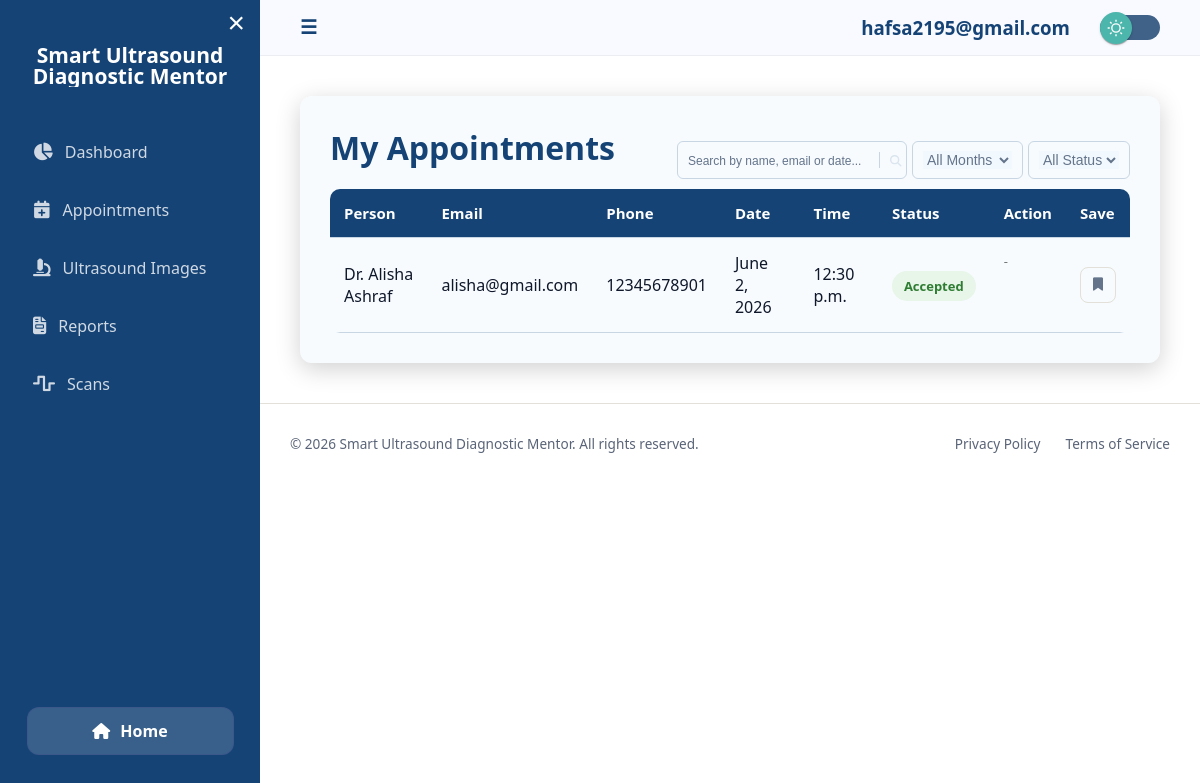
The page /view_appointment/ (signed in) on the database its author committed.
### appointment/models.py (models this page shows, shortened)
class Appointment(models.Model):
    patient = models.ForeignKey(User, on_delete=models.CASCADE, null=True, blank=True)
    patient_name = models.CharField(max_length=100)
    email = models.EmailField()
    phone = models.CharField(max_length=15, blank=True, null=True)
    doctor = models.ForeignKey(
        DoctorProfile, on_delete=models.CASCADE, limit_choices_to={'is_verified': True}
    )
    appointment_date = models.DateField()
    appointment_time = models.TimeField()
    status = models.CharField(
        max_length=10,
        choices=[('pending','Pending'), ('accepted','Accepted'), ('rejected','Rejected')],
        default='pending'
    )
    @property
    def is_done(self):
        if self.status != 'accepted':
            return False
        now = timezone.localtime(timezone.now())
        appt_dt = datetime.datetime.combine(self.appointment_date, self.appointment_time)
        appt_dt = timezone.make_aware(appt_dt, now.tzinfo)
        return now > appt_dt
    @property
    def is_missed(self):
        if self.status != 'pending':
            return False
        now = timezone.localtime(timezone.now())
        appt_dt = datetime.datetime.combine(self.appointment_date, self.appointment_time)
        appt_dt = timezone.make_aware(appt_dt, now.tzinfo)
        return now > appt_dt

### accounts/models.py (models this page shows, shortened)
class DoctorProfile(models.Model):
    GENDER_CHOICES = (
        ('male', 'Male'),
        ('female', 'Female'),
    )
    user = models.OneToOneField(
        settings.AUTH_USER_MODEL,
        on_delete=models.CASCADE,
        related_name='doctor_profile'
    )
    gender = models.CharField(max_length=10, choices=GENDER_CHOICES)
    age = models.PositiveIntegerField(validators=[MinValueValidator(0)])
    weight = models.FloatField(null=True, blank=True, validators=[MinValueValidator(0.0)])
    height = models.FloatField(null=True, blank=True, validators=[MinValueValidator(0.0)])
    experience = models.PositiveIntegerField()
    phone = models.CharField(max_length=15, blank=True, null=True)
    office_location = models.CharField(max_length=255, blank=True, null=True)
    degrees = models.CharField(max_length=255, default="N/A")
    profile_photo = models.ImageField(upload_to="doctor_photos/", blank=True, null=True)  # doctor image
    degree_document = models.ImageField(upload_to="degree_docs/", null=True, blank=True)  # proof (nullable in DB, required in form)
    is_verified = models.BooleanField(default=False)
    is_rejected = models.BooleanField(default=False)
    average_rating = models.FloatField(default=0)
    total_reviews = models.PositiveIntegerField(default=0)
    is_available = models.BooleanField(default=True)

### home/views.py (the view)
# urls.py: path("view_appointment/", view_appointment, name="view_appointment"),
@login_required
def view_appointment(request):
    if is_effective_doctor(request.user):
        doctor_prof = DoctorProfile.objects.get(user=request.user)
        appointments = Appointment.objects.filter(
            Q(doctor=doctor_prof) | Q(patient=request.user)
        ).order_by('-appointment_date')
        role = 'doctor'
    else:
        appointments = Appointment.objects.filter(patient=request.user).order_by('-appointment_date')
        role = 'patient'
    bookmarked_ids = set(RecordBookmark.objects.filter(
        user=request.user, record_type='appointment'
    ).values_list('record_id', flat=True))
    return render(request, 'view_appointment.html', {
        "appointments": appointments,
        "role": role,
        "bookmarked_ids": bookmarked_ids,
    })

### SmartUltrasoundDiagnosticMentor/format_html_patch.py (called while the page is built)
def _compat_format_html(format_string, *args, **kwargs):
    if not args and not kwargs:
        return mark_safe(format_string)
    return _original_format_html(format_string, *args, **kwargs)

### home/context_processors.py (called while the page is built)
def navbar_profile(request):
    if not request.user.is_authenticated:
        return {'navbar_photo_url': None}
    photo_url = None
    try:
        role = request.user.userprofile.role
        if role == 'doctor':
            dp = request.user.doctor_profile
            if dp.profile_photo:
                photo_url = dp.profile_photo.url
        elif role == 'patient':
            pp = request.user.patient_profile
            if pp.profile_photo:
                photo_url = pp.profile_photo.url
    except Exception:
        pass
    return {'navbar_photo_url': photo_url}

### home/views.py (called while the page is built)
def is_effective_doctor(user):
    try:
        if user.userprofile.role == 'doctor':
            prof = user.doctor_profile
            return prof.is_verified and not prof.is_rejected
    except Exception:
        pass
    return False

### templates/view_appointment.html (shortened to what this page needs)
{% extends "dashboard_base.html" %}
{% block content %}
<div class="appointment-container">
    <div class="top">
        <h1 class="title">My Appointments</h1>
        <div class="search-filter-bar">
            <div class="search">
                <div class="search-box">
                    <div class="search-field">
                        <input id="searchInput" placeholder="Search by name, email or date..." class="input" type="text">
                        <div class="search-box-icon">
                            <button class="btn-icon-content">
                                <i class="search-icon">
                                </i>
                            </button>
                        </div>
                    </div>
                </div>
            </div>
            <div class="input-group">
                <select id="monthFilter">
                    <option value="">All Months</option>
                </select>
            </div>
            <div class="input-group">
                <select id="statusFilter">
                    <option value="">All Status</option>
                </select>
            </div>
        </div>
    </div>
    {% if appointments %}
    <div class="table-wrapper">
        <table>
            <tr>
                <th>Person</th>
                <th>Email</th>
                <th>Phone</th>
                <th>Date</th>
                <th>Time</th>
                <th>Status</th>
                <th>Action</th>
                <th>Save</th>
            </tr>
            {% for appointment in appointments %}
            <tr class="appointment-row">
                {% if appointment.patient == request.user %}
                <td class="name-cell">Dr. {{ appointment.doctor.user.get_full_name|default:appointment.doctor.user.username }}</td>
                <td class="email-cell">{{ appointment.doctor.user.email }}</td>
                <td>{{ appointment.doctor.phone|default:"-" }}</td>
                {% else %}
                <td class="name-cell">{{ appointment.patient_name }}</td>
                <td class="email-cell">{{ appointment.email }}</td>
                <td>{{ appointment.phone }}</td>
                {% endif %}
                <td class="date-cell">{{ appointment.appointment_date }}</td>
                <td>{{ appointment.appointment_time }}</td>
                <td class="status-cell">
                    {% if appointment.is_done %}
                    <span class="status done">Done</span>
                    {% elif appointment.is_missed %}
                    <span class="status missed">Missed</span>
                    {% elif appointment.status == "pending" %}
                    <span class="status pending">Pending</span>
                    {% elif appointment.status == "accepted" %}
                    <span class="status accepted">Accepted</span>
                    {% elif appointment.status == "rejected" %}
                    <span class="status rejected">Rejected</span>
                    {% endif %}
                </td>
                <td style="display: flex;flex-direction: column;row-gap: 8px;">
                    {% if appointment.doctor.user == request.user %}
                        {% if appointment.is_missed %}
                        <span class="status missed" style="text-align: center;">Missed</span>
                        {% elif appointment.status == "pending" %}
                        <a href="{% url 'accept_appointment' appointment.id %}">
                            <button class="action-btn accept-btn" style="width: 100%;">Accept</button>
                        </a>
                        <a href="{% url 'reject_appointment' appointment.id %}">
                            <button class="action-btn reject-btn" style="width: 100%;">Reject</button>
                        </a>
                        {% else %}
                        <span class="no-action">No Action</span>
                        {% endif %}
                    {% else %}
                        <span class="no-action">-</span>
                    {% endif %}
                </td>
                <td>
                    <button class="bm-btn{% if appointment.id in bookmarked_ids %} bookmarked{% endif %}"
                        data-type="appointment" data-id="{{ appointment.id }}"
                        title="Bookmark this record">
                        <i class="fas fa-bookmark"></i>
                    </button>
                </td>
            </tr>
            {% endfor %}
        </table>
    </div>
    {% else %}
    <p>No appointments yet.</p>
    {% endif %}
</div>
{% endblock %}

### templates/dashboard_base.html (shortened to what this page needs)
{% load static %}
<!DOCTYPE html>
<html>
<head>
    <link rel="stylesheet" href="https://cdnjs.cloudflare.com/ajax/libs/font-awesome/6.4.0/css/all.min.css">
    <link rel="stylesheet" href="{% static 'css/dashboard.css' %}">
    <link rel="stylesheet" href="{% static 'css/darktheme.css' %}">
</head>
<body>
    <div class="layout">
        <aside class="sidebar" id="sidebar">
            <div class="sidebar-top">
                <button class="close-btn" onclick="toggleSidebar()">&times;</button>
                <div class="logo">
                    <h2>Smart Ultrasound <br> Diagnostic Mentor</h2>
                </div>
                <nav>
                    <a href="{% url 'dashboard' %}"><i class="fas fa-chart-pie"></i> Dashboard</a>
                    <a href="{% url 'view_appointment' %}"><i class="fas fa-calendar-plus"></i> Appointments</a>
                    <a href="{% url 'view_ultrasound_images' %}"><i class="fas fa-microscope"></i> Ultrasound Images</a>
                    <a href="{% url 'view_reports' %}"><i class="fas fa-file-invoice"></i> Reports</a>
                    <a href="{% url 'view_scan_history' %}"><i class="fas fa-wave-square"></i> Scans</a>
                </nav>
            </div>
            <div class="sidebar-bottom">
                <a href="{% url 'home' %}" class="home-btn">
                    <i class="fas fa-home-alt"></i> Home
                </a>
            </div>
        </aside>
        <div class="main">
            <header class="topbar">
                <div class="leftbar">
                    <button class="menu-btn" onclick="toggleSidebar()">☰</button>
                </div>
                <div class="rightbar">
                    <h3>{{ request.user.username }}</h3>
                    <label class="ui-switch me-2">
                        <div class="slider">
                            <div class="circle"></div>
                        </div>
                    </label>
                </div>
            </header>
            <section class="content">
                {% block content %}
                {% endblock %}
            </section>
    {% include 'footer2.html' %}
        </div>
    </div>
</body>
</html>

### static/css/darktheme.css (style rules this page uses)
.ui-switch { display: flex; align-items: center; --switch-bg: rgb(135, 150, 165); --switch-width: 60px; --switch-height: 25px; --circle-diameter: 32px; --circle-bg: rgb(0, 56, 146); --circle-inset: calc((var(--circle-diameter) - var(--switch-height)) / 2); }
.slider { -webkit-appearance: none; -moz-appearance: none; appearance: none; width: var(--switch-width); height: var(--switch-height); background: #406288; border-radius: 999px; position: relative; cursor: pointer; }
.slider .circle { top: calc(var(--circle-inset) * -1); left: 0; width: var(--circle-diameter); height: var(--circle-diameter); position: absolute; background: var(--accent-dim2); border-radius: inherit; background-repeat: no-repeat; background-position: center center; -webkit-transition: left 150ms cubic-bezier(0.4, 0, 0.2, 1) 0ms, -webkit-transform 150ms cubic-bezier(0.4, 0, 0.2, 1) 0ms; -o-transition: left 150ms cubic-bezier(0.4, 0, 0.2, 1) 0ms, transform 150ms cubic-bezier(0.4, 0, 0.2, 1) 0ms; transition: left 150ms cubic-bezier(0.4, 0, 0.2, 1) 0ms, transform 150ms cubic-bezier(0.4, 0, 0.2, 1) 0ms, -webkit-transform 150ms cubic-bezier(0.4, 0, 0.2, 1) 0ms; display: -webkit-box; display: -ms-flexbox; display: flex; -webkit-box-align: center; -ms-flex-align: center; align-items: center; -webkit-box-pack: center; -ms-flex-pack: center; justify-content: center; box-shadow: 0px 2px 1px -1px rgba(0, 0, 0, 0.2), 0px 1px 1px 0px rgba(0, 0, 0, 0.14), 0px 1px 3px 0px rgba(0, 0, 0, 0.12); ; }
.slider .circle::before { content: ""; position: absolute; width: 100%; height: 100%; background: rgba(255, 255, 255, 0.75); border-radius: inherit; -webkit-transition: all 500ms; -o-transition: all 500ms; transition: all 500ms; opacity: 0; }
body { background: var(--bg-base) !important; color: var(--text-primary) !important; transition: 0.3s ease; }
.input::placeholder { color: var(--text-secondary); }

### rows shown on the page
Appointment: doctor.user.get_full_name "Alisha Ashraf", doctor.user.email "alisha@gmail.com", doctor.phone "12345678901", appointment_date "June 2, 2026", appointment_time "12:30 p.m.", status "Accepted"

### other values the page prints
{{ request.user.username }} "hafsa2195@gmail.com"
